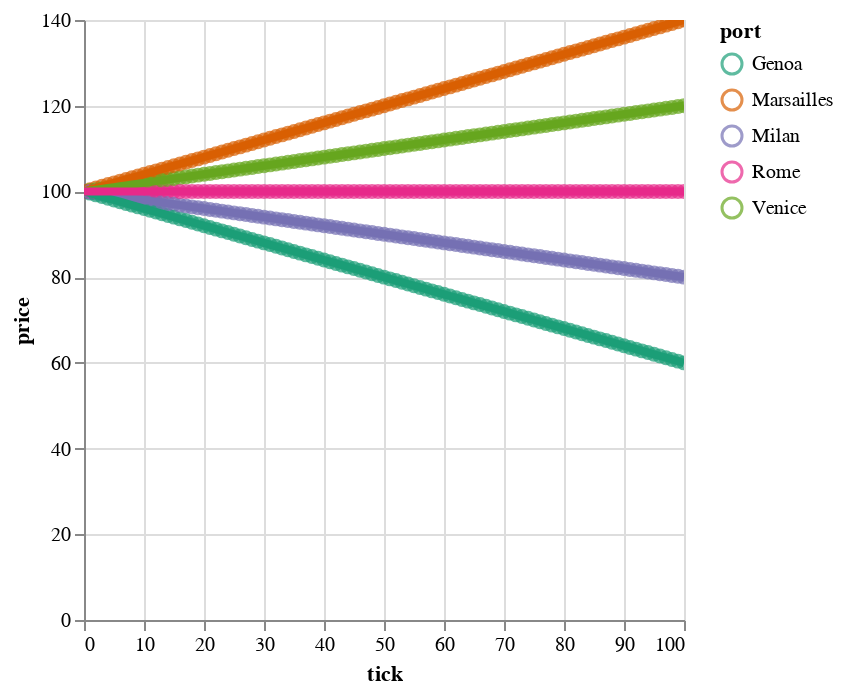

Notebook cell for this chart:
### Code cell
## Where would prices have been if agents didn't trade?
# x = b._inputFormat( agents = agents, ports=ports, edges= edges, opts=b._opts(ticks=100))
def no_agent_markets(input_format) -> pl.DataFrame:
    input_format['agents'] = []
    no_agent_history = simrs.run(input_format)
    (_, _, no_agent_markets,_) = tabular(no_agent_history)
    return no_agent_markets.select(pl.exclude("pricer"))

plot_prices_by_port(no_agent_markets(x))

### Figure 1 — Vega-Lite specification as saved in the notebook (floating-point values rounded to 4 significant figures; data arrays with more than 128 entries replaced by an {"elided": "..."} marker saying what was removed)
{"config": {"view": {"continuousWidth": 300, "continuousHeight": 300}}, "layer": [{"mark": {"type": "point"}, "encoding": {"color": {"field": "port", "scale": {"scheme": "dark2"}, "type": "ordinal"}, "x": {"field": "tick", "type": "quantitative"}, "y": {"field": "price", "type": "quantitative"}}, "name": "view_5"}, {"mark": {"type": "line", "size": 4}, "encoding": {"color": {"field": "port", "scale": {"scheme": "dark2"}, "type": "ordinal"}, "x": {"field": "tick", "type": "quantitative"}, "y": {"field": "price", "type": "quantitative"}}, "transform": [{"loess": "price", "on": "tick", "bandwidth": 0.5, "groupby": ["port"]}]}], "data": {"name": "data-c9bea53d5fa95e39661e5c9e04601415"}, "params": [{"name": "param_7", "select": {"type": "interval", "encodings": ["x", "y"]}, "bind": "scales", "views": ["view_5"]}], "$schema": "https://vega.github.io/schema/vega-lite/v5.8.0.json", "datasets": {"data-c9bea53d5fa95e39661e5c9e04601415": {"elided": "505 records"}}}
